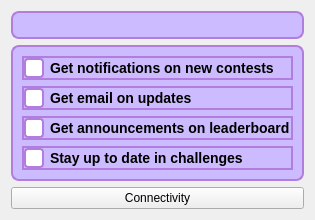
            <widget class="QWidget" name="Settings">
             <layout class="QVBoxLayout" name="verticalLayout_10">
              <item>
               <widget class="QFrame" name="frame_18">
                <property name="styleSheet">
                 <string notr="true">QFrame {
    background-color: rgb(204, 188, 255);
    border-radius: 8px;
    border: 2px solid #b17ddf;
}</string>
                </property>
                <property name="frameShape">
                 <enum>QFrame::Shape::StyledPanel</enum>
                </property>
                <property name="frameShadow">
                 <enum>QFrame::Shadow::Raised</enum>
                </property>
                <layout class="QVBoxLayout" name="verticalLayout_20">
                 <item>
                  <widget class="QFrame" name="frame_16">
                   <property name="styleSheet">
                    <string notr="true">QFrame {
    background-color: rgb(204, 188, 255);
    border-radius: 8px;
    border: 2px solid #b17ddf;
}</string>
                   </property>
                   <property name="frameShape">
                    <enum>QFrame::Shape::StyledPanel</enum>
                   </property>
                   <property name="frameShadow">
                    <enum>QFrame::Shadow::Raised</enum>
                   </property>
                   <widget class="QLineEdit" name="lineEditOldPasswd2">
                    <property name="geometry">
                     <rect>
                      <x>210</x>
                      <y>20</y>
                      <width>111</width>
                      <height>31</height>
                     </rect>
                    </property>
                    <property name="styleSheet">
                     <string notr="true">QLineEdit {
    background-color: rgb(240, 230, 255);        /* un mov pal, deschis */
    border: 2px solid #b17ddf;                   /* mov intens, ca la QFrame */
    border-radius: 8px;
    padding: 6px;
    color: #2c2c2c;                              /* text închis, lizibil */
    font-size: 12px;
}

QLineEdit:focus {
    border: 2px solid #8f44d4;                   /* evidențiere la focus */
    background-color: rgb(255, 245, 255);
}</string>
                    </property>
                    <property name="text">
                     <string>Old password:</string>
                    </property>
                    <property name="readOnly">
                     <bool>true</bool>
                    </property>
                   </widget>
                   <widget class="QLineEdit" name="lineEditNewPasswd2">
                    <property name="geometry">
                     <rect>
                      <x>210</x>
                      <y>60</y>
                      <width>113</width>
                      <height>31</height>
                     </rect>
                    </property>
                    <property name="styleSheet">
                     <string notr="true">QLineEdit {
    background-color: rgb(240, 230, 255);        /* un mov pal, deschis */
    border: 2px solid #b17ddf;                   /* mov intens, ca la QFrame */
    border-radius: 8px;
    padding: 6px;
    color: #2c2c2c;                              /* text închis, lizibil */
    font-size: 12px;
}

QLineEdit:focus {
    border: 2px solid #8f44d4;                   /* evidențiere la focus */
    background-color: rgb(255, 245, 255);
}</string>
                    </property>
                    <property name="text">
                     <string>New password:</string>
                    </property>
                    <property name="readOnly">
                     <bool>true</bool>
                    </property>
                   </widget>
                   <widget class="QLineEdit" name="lineEditOldPasswd">
                    <property name="geometry">
                     <rect>
                      <x>350</x>
                      <y>20</y>
                      <width>131</width>
                      <height>31</height>
                     </rect>
                    </property>
                    <property name="styleSheet">
                     <string notr="true">QLineEdit {
    background-color: rgb(240, 230, 255);        /* un mov pal, deschis */
    border: 2px solid #b17ddf;                   /* mov intens, ca la QFrame */
    border-radius: 8px;
    padding: 6px;
    color: #2c2c2c;                              /* text închis, lizibil */
    font-size: 12px;
}

QLineEdit:focus {
    border: 2px solid #8f44d4;                   /* evidențiere la focus */
    background-color: rgb(255, 245, 255);
}</string>
                    </property>
                   </widget>
                   <widget class="QLineEdit" name="lineEditNewPasswd">
                    <property name="geometry">
                     <rect>
                      <x>350</x>
                      <y>60</y>
                      <width>131</width>
                      <height>31</height>
                     </rect>
                    </property>
                    <property name="styleSheet">
                     <string notr="true">QLineEdit {
    background-color: rgb(240, 230, 255);        /* un mov pal, deschis */
    border: 2px solid #b17ddf;                   /* mov intens, ca la QFrame */
    border-radius: 8px;
    padding: 6px;
    color: #2c2c2c;                              /* text închis, lizibil */
    font-size: 12px;
}

QLineEdit:focus {
    border: 2px solid #8f44d4;                   /* evidențiere la focus */
    background-color: rgb(255, 245, 255);
}</string>
                    </property>
                   </widget>
                   <widget class="QLabel" name="label_3">
                    <property name="geometry">
                     <rect>
                      <x>10</x>
                      <y>10</y>
                      <width>161</width>
                      <height>31</height>
                     </rect>
                    </property>
                    <property name="styleSheet">
                     <string notr="true">QLabel {
    color: #5e2a84;                         /* mov închis */
    font-size: 14px;
    font-weight: 500;
    border-radius: 6px;
    padding: 4px 8px;
}
</string>
                    </property>
                    <property name="text">
                     <string>Change your password</string>
                    </property>
                    <property name="alignment">
                     <set>Qt::AlignmentFlag::AlignCenter</set>
                    </property>
                   </widget>
                   <widget class="QPushButton" name="pushButton">
                    <property name="geometry">
                     <rect>
                      <x>510</x>
                      <y>40</y>
                      <width>101</width>
                      <height>31</height>
                     </rect>
                    </property>
                    <property name="styleSheet">
                     <string notr="true">QPushButton {
    background-color: rgb(204, 188, 255);      /* pastel mov deschis */
    border: 2px solid #b17ddf;                 /* mov intens */
    border-radius: 8px;
    padding: 6px 12px;
    color: #2c2c2c;                            /* text închis, lizibil */
    font-size: 10px;
}

QPushButton:hover {
    background-color: rgb(224, 208, 255);      /* mai luminos la hover */
    border: 2px solid #8f44d4;                 /* accent mai puternic */
}

QPushButton:pressed {
    background-color: rgb(190, 170, 240);      /* ușor mai închis la click */
    border: 2px solid #7a2ec8;
}</string>
                    </property>
                    <property name="text">
                     <string>Submit changes</string>
                    </property>
                   </widget>
                  </widget>
                 </item>
                 <item>
                  <widget class="QFrame" name="frame_19">
                   <property name="frameShape">
                    <enum>QFrame::Shape::StyledPanel</enum>
                   </property>
                   <property name="frameShadow">
                    <enum>QFrame::Shadow::Raised</enum>
                   </property>
                   <widget class="QLabel" name="label_4">
                    <property name="geometry">
                     <rect>
                      <x>10</x>
                      <y>10</y>
                      <width>111</width>
                      <height>31</height>
                     </rect>
                    </property>
                    <property name="styleSheet">
                     <string notr="true">QLabel {
    color: #5e2a84;                         /* mov închis */
    font-size: 14px;
    font-weight: 500;
    border-radius: 6px;
    padding: 4px 8px;
}
</string>
                    </property>
                    <property name="text">
                     <string>Account data:</string>
                    </property>
                    <property name="alignment">
                     <set>Qt::AlignmentFlag::AlignCenter</set>
                    </property>
                   </widget>
                   <widget class="QLineEdit" name="lineEditSettingsUser2">
                    <property name="geometry">
                     <rect>
                      <x>150</x>
                      <y>10</y>
                      <width>111</width>
                      <height>31</height>
                     </rect>
                    </property>
                    <property name="styleSheet">
                     <string notr="true">QLineEdit {
    background-color: rgb(240, 230, 255);        /* un mov pal, deschis */
    border: 2px solid #b17ddf;                   /* mov intens, ca la QFrame */
    border-radius: 8px;
    padding: 6px;
    color: #2c2c2c;                              /* text închis, lizibil */
    font-size: 12px;
}

QLineEdit:focus {
    border: 2px solid #8f44d4;                   /* evidențiere la focus */
    background-color: rgb(255, 245, 255);
}</string>
                    </property>
                    <property name="text">
                     <string>Username:</string>
                    </property>
                    <property name="readOnly">
                     <bool>true</bool>
                    </property>
                   </widget>
                   <widget class="QLineEdit" name="lineEditSettingsEmail2">
                    <property name="geometry">
                     <rect>
                      <x>150</x>
                      <y>40</y>
                      <width>111</width>
                      <height>31</height>
                     </rect>
                    </property>
                    <property name="styleSheet">
                     <string notr="true">QLineEdit {
    background-color: rgb(240, 230, 255);        /* un mov pal, deschis */
    border: 2px solid #b17ddf;                   /* mov intens, ca la QFrame */
    border-radius: 8px;
    padding: 6px;
    color: #2c2c2c;                              /* text închis, lizibil */
    font-size: 12px;
}

QLineEdit:focus {
    border: 2px solid #8f44d4;                   /* evidențiere la focus */
    background-color: rgb(255, 245, 255);
}</string>
                    </property>
                    <property name="text">
                     <string>Email:</string>
                    </property>
                    <property name="readOnly">
                     <bool>true</bool>
                    </property>
                   </widget>
                   <widget class="QLineEdit" name="lineEditSettingsRole2">
                    <property name="geometry">
                     <rect>
                      <x>150</x>
                      <y>70</y>
                      <width>111</width>
                      <height>31</height>
                     </rect>
                    </property>
                    <property name="styleSheet">
                     <string notr="true">QLineEdit {
    background-color: rgb(240, 230, 255);        /* un mov pal, deschis */
    border: 2px solid #b17ddf;                   /* mov intens, ca la QFrame */
    border-radius: 8px;
    padding: 6px;
    color: #2c2c2c;                              /* text închis, lizibil */
    font-size: 12px;
}

QLineEdit:focus {
    border: 2px solid #8f44d4;                   /* evidențiere la focus */
    background-color: rgb(255, 245, 255);
}</string>
                    </property>
                    <property name="text">
                     <string>Role:</string>
                    </property>
                    <property name="readOnly">
                     <bool>true</bool>
                    </property>
                   </widget>
                   <widget class="QLineEdit" name="lineEditSettingsUser">
                    <property name="geometry">
                     <rect>
                      <x>280</x>
                      <y>10</y>
                      <width>131</width>
                      <height>31</height>
                     </rect>
                    </property>
                    <property name="styleSheet">
                     <string notr="true">QLineEdit {
    background-color: rgb(240, 230, 255);        /* un mov pal, deschis */
    border: 2px solid #b17ddf;                   /* mov intens, ca la QFrame */
    border-radius: 8px;
    padding: 6px;
    color: #2c2c2c;                              /* text închis, lizibil */
    font-size: 12px;
}

QLineEdit:focus {
    border: 2px solid #8f44d4;                   /* evidențiere la focus */
    background-color: rgb(255, 245, 255);
}</string>
                    </property>
                    <property name="readOnly">
                     <bool>true</bool>
                    </property>
                   </widget>
                   <widget class="QLineEdit" name="lineEditSettingsEmail">
                    <property name="geometry">
                     <rect>
                      <x>280</x>
                      <y>40</y>
                      <width>131</width>
                      <height>31</height>
                     </rect>
                    </property>
                    <property name="styleSheet">
                     <string notr="true">QLineEdit {
    background-color: rgb(240, 230, 255);        /* un mov pal, deschis */
    border: 2px solid #b17ddf;                   /* mov intens, ca la QFrame */
    border-radius: 8px;
    padding: 6px;
    color: #2c2c2c;                              /* text închis, lizibil */
    font-size: 12px;
}

QLineEdit:focus {
    border: 2px solid #8f44d4;                   /* evidențiere la focus */
    background-color: rgb(255, 245, 255);
}</string>
                    </property>
                    <property name="readOnly">
                     <bool>true</bool>
                    </property>
                   </widget>
                   <widget class="QLineEdit" name="lineEditSettingsRole">
                    <property name="geometry">
                     <rect>
                      <x>280</x>
                      <y>70</y>
                      <width>131</width>
                      <height>31</height>
                     </rect>
                    </property>
                    <property name="styleSheet">
                     <string notr="true">QLineEdit {
    background-color: rgb(240, 230, 255);        /* un mov pal, deschis */
    border: 2px solid #b17ddf;                   /* mov intens, ca la QFrame */
    border-radius: 8px;
    padding: 6px;
    color: #2c2c2c;                              /* text închis, lizibil */
    font-size: 12px;
}

QLineEdit:focus {
    border: 2px solid #8f44d4;                   /* evidențiere la focus */
    background-color: rgb(255, 245, 255);
}</string>
                    </property>
                    <property name="readOnly">
                     <bool>true</bool>
                    </property>
                   </widget>
                  </widget>
                 </item>
                </layout>
               </widget>
              </item>
              <item>
               <widget class="QFrame" name="frame_17">
                <property name="styleSheet">
                 <string notr="true">QFrame {
    background-color: rgb(204, 188, 255);
    border-radius: 8px;
    border: 2px solid #b17ddf;
}</string>
                </property>
                <property name="frameShape">
                 <enum>QFrame::Shape::StyledPanel</enum>
                </property>
                <property name="frameShadow">
                 <enum>QFrame::Shadow::Raised</enum>
                </property>
                <layout class="QVBoxLayout" name="verticalLayout_17">
                 <item>
                  <widget class="QCheckBox" name="checkBox">
                   <property name="styleSheet">
                    <string notr="true">QCheckBox {
    spacing: 6px;
    font-size: 14px;
    font-weight: 500;
	 background-color: rgb(204, 188, 255);
	 border: 2px solid #b17ddf; 
    color: black;
}

QCheckBox::indicator {
    width: 16px;
    height: 16px;
    border: 2px solid #b17ddf;
    background-color: white;
    border-radius: 4px;
}

QCheckBox::indicator:checked {
    background-color: #b17ddf;         /* fundal bifa – pastel mov */
    border: 2px solid #8f44d4;
}

QCheckBox::indicator:checked:hover {
    background-color: #a35ed8;
    border-color: #7a2ec8;
}

QCheckBox::indicator:hover {
    border-color: #8f44d4;
}
</string>
                   </property>
                   <property name="text">
                    <string>Get notifications on new contests</string>
                   </property>
                  </widget>
                 </item>
                 <item>
                  <widget class="QCheckBox" name="checkBox_2">
                   <property name="styleSheet">
                    <string notr="true">QCheckBox {
    spacing: 6px;
    font-size: 14px;
    font-weight: 500;
	 background-color: rgb(204, 188, 255);
	 border: 2px solid #b17ddf; 
    color: black;
}

QCheckBox::indicator {
    width: 16px;
    height: 16px;
    border: 2px solid #b17ddf;
    background-color: white;
    border-radius: 4px;
}

QCheckBox::indicator:checked {
    background-color: #b17ddf;         /* fundal bifa – pastel mov */
    border: 2px solid #8f44d4;
}

QCheckBox::indicator:checked:hover {
    background-color: #a35ed8;
    border-color: #7a2ec8;
}

QCheckBox::indicator:hover {
    border-color: #8f44d4;
}
</string>
                   </property>
                   <property name="text">
                    <string>Get email on updates</string>
                   </property>
                  </widget>
                 </item>
                 <item>
                  <widget class="QCheckBox" name="checkBox_3">
                   <property name="styleSheet">
                    <string notr="true">QCheckBox {
    spacing: 6px;
    font-size: 14px;
    font-weight: 500;
	 background-color: rgb(204, 188, 255);
	 border: 2px solid #b17ddf; 
    color: black;
}

QCheckBox::indicator {
    width: 16px;
    height: 16px;
    border: 2px solid #b17ddf;
    background-color: white;
    border-radius: 4px;
}

QCheckBox::indicator:checked {
    background-color: #b17ddf;         /* fundal bifa – pastel mov */
    border: 2px solid #8f44d4;
}

QCheckBox::indicator:checked:hover {
    background-color: #a35ed8;
    border-color: #7a2ec8;
}

QCheckBox::indicator:hover {
    border-color: #8f44d4;
}
</string>
                   </property>
                   <property name="text">
                    <string>Get announcements on leaderboard</string>
                   </property>
                  </widget>
                 </item>
                 <item>
                  <widget class="QCheckBox" name="checkBox_4">
                   <property name="styleSheet">
                    <string notr="true">QCheckBox {
    spacing: 6px;
    font-size: 14px;
    font-weight: 500;
	 background-color: rgb(204, 188, 255);
	 border: 2px solid #b17ddf; 
    color: black;
}

QCheckBox::indicator {
    width: 16px;
    height: 16px;
    border: 2px solid #b17ddf;
    background-color: white;
    border-radius: 4px;
}

QCheckBox::indicator:checked {
    background-color: #b17ddf;         /* fundal bifa – pastel mov */
    border: 2px solid #8f44d4;
}

QCheckBox::indicator:checked:hover {
    background-color: #a35ed8;
    border-color: #7a2ec8;
}

QCheckBox::indicator:hover {
    border-color: #8f44d4;
}
</string>
                   </property>
                   <property name="text">
                    <string>Stay up to date in challenges</string>
                   </property>
                  </widget>
                 </item>
                </layout>
               </widget>
              </item>
              <item>
               <widget class="QPushButton" name="ConnButton">
                <property name="text">
                 <string>Connectivity</string>
                </property>
               </widget>
              </item>
             </layout>
            </widget>
